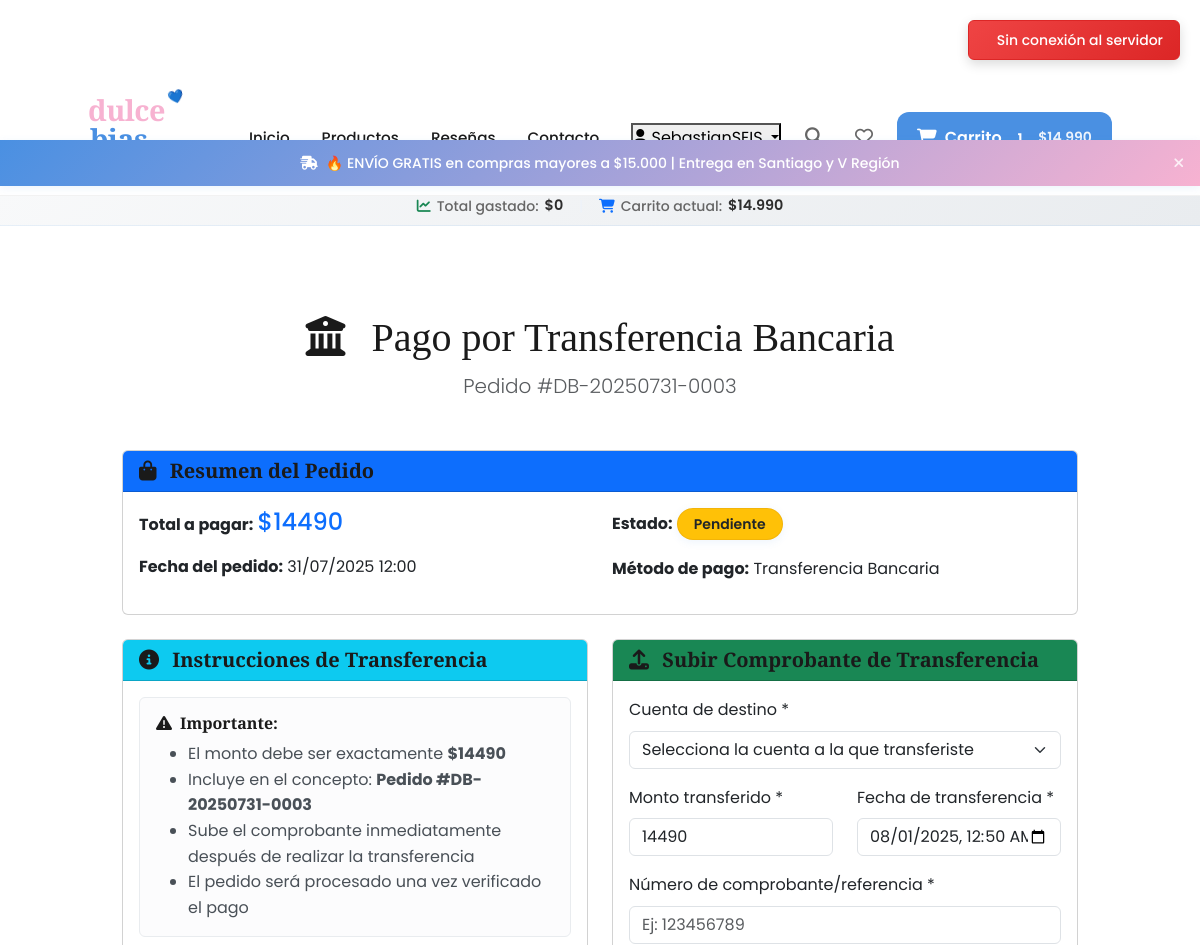
The app's page /orders/DB-20250731-0003/transfer/ (signed in, upper part), older data.
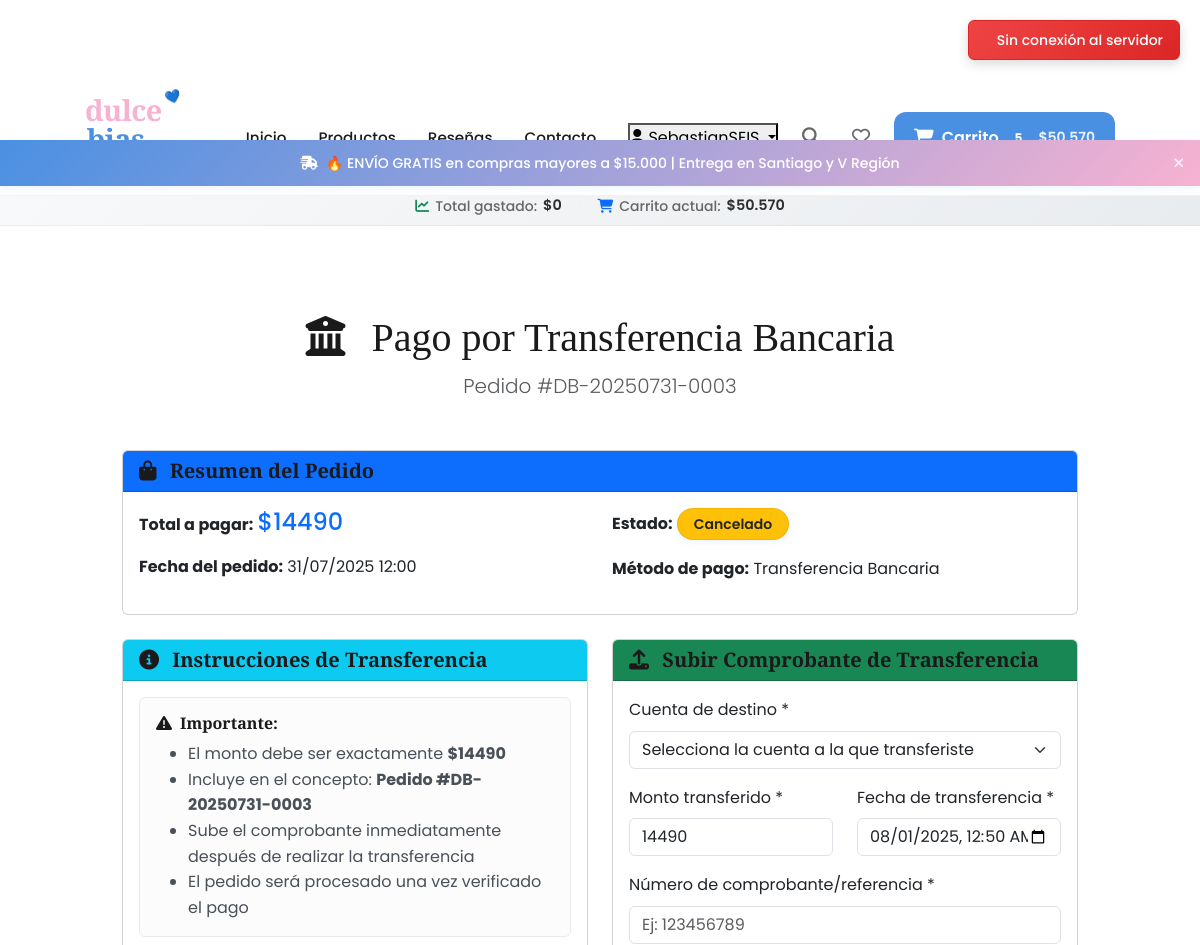
The same page, newer data.
### orders/models.py (models this page shows, shortened)
class Order(models.Model):
    STATUS_CHOICES = [
        ('pending', 'Pendiente'),
        ('confirmed', 'Confirmado'),
        ('processing', 'En Preparación'),
        ('shipped', 'Enviado'),
        ('delivered', 'Entregado'),
        ('cancelled', 'Cancelado'),
    ]
    PAYMENT_STATUS_CHOICES = [
        ('pending', 'Pendiente'),
        ('paid', 'Pagado'),
        ('failed', 'Fallido'),
        ('refunded', 'Reembolsado'),
    ]
    REGION_CHOICES = [
        ('rm', 'Región Metropolitana'),
        ('v', 'V Región - Valparaíso'),
        ('viii', 'VIII Región - Biobío'),
        ('iv', 'IV Región - Coquimbo'),
        ('other', 'Otra Región'),
    ]
    PAYMENT_METHOD_CHOICES = [
        ('webpay', 'Webpay Plus'),
        ('transfer', 'Transferencia Bancaria'),
        ('cash', 'Pago contra entrega'),
    ]
    order_number = models.CharField(max_length=20, unique=True, editable=False)
    user = models.ForeignKey(User, on_delete=models.CASCADE, related_name='orders')
    status = models.CharField(max_length=20, choices=STATUS_CHOICES, default='pending')
    payment_status = models.CharField(max_length=20, choices=PAYMENT_STATUS_CHOICES, default='pending')
    first_name = models.CharField(max_length=50)
    last_name = models.CharField(max_length=50)
    email = models.EmailField()
    phone = models.CharField(max_length=20)
    address = models.CharField(max_length=250)
    city = models.CharField(max_length=100)
    region = models.CharField(max_length=10, choices=REGION_CHOICES)
    postal_code = models.CharField(max_length=10, blank=True)
    payment_method = models.CharField(max_length=20, choices=PAYMENT_METHOD_CHOICES, default='webpay')
    subtotal = models.DecimalField(max_digits=10, decimal_places=0)
    shipping_cost = models.DecimalField(max_digits=10, decimal_places=0, default=0)
    total = models.DecimalField(max_digits=10, decimal_places=0)
    created_at = models.DateTimeField(auto_now_add=True)
    updated_at = models.DateTimeField(auto_now=True)
    shipped_at = models.DateTimeField(null=True, blank=True)
    delivered_at = models.DateTimeField(null=True, blank=True)
    notes = models.TextField(blank=True, help_text="Notas especiales para el pedido")
    tracking_number = models.CharField(max_length=100, blank=True)
    class Meta:
        ordering = ['-created_at']
        indexes = [
            models.Index(fields=['order_number']),
            models.Index(fields=['user', '-created_at']),
            models.Index(fields=['status']),
        ]

### orders/transfer_views.py (the view)
# urls.py: path('<str:order_number>/transfer/', transfer_views.transfer_payment_view, name='transfer_payment'),
@login_required
def transfer_payment_view(request, order_number):
    order = get_object_or_404(Order, order_number=order_number, user=request.user)
    if order.payment_method != 'transfer':
        messages.error(request, 'Este pedido no está configurado para pago por transferencia.')
        return redirect('orders:order_detail', order_number=order_number)
    if order.payment_status == 'paid':
        messages.info(request, 'Este pedido ya ha sido pagado.')
        return redirect('orders:order_detail', order_number=order_number)
    bank_accounts = BankAccount.objects.filter(is_active=True)
    if not bank_accounts.exists():
        messages.error(request, 'No hay cuentas bancarias disponibles. Contacta con atención al cliente.')
        return redirect('orders:order_detail', order_number=order_number)
    transfer_payment = None
    try:
        transfer_payment = TransferPayment.objects.get(order=order)
    except TransferPayment.DoesNotExist:
        pass
    if request.method == 'POST':
        return handle_transfer_payment_submission(request, order, bank_accounts)
    context = {
        'order': order,
        'bank_accounts': bank_accounts,
        'transfer_payment': transfer_payment,
    }
    return render(request, 'orders/transfer_payment.html', context)

### accounts/models.py (called while the page is built)
    @property
    def full_name(self):
        return f"{self.user.first_name} {self.user.last_name}".strip()

    @property
    def display_name(self):
        if self.full_name:
            return self.full_name
        return self.user.username

### cart/models.py (called while the page is built)
    @property
    def total_items(self):
        return sum(item.quantity for item in self.items.all())

    @property
    def total_price(self):
        return sum(item.get_total_price() for item in self.items.all())

    @property
    def formatted_total_price(self):
        total = self.total_price
        return f"${int(total):,}".replace(',', '.')

    def get_total_price(self):
        return self.product.current_price * self.quantity

### shop/models.py (called while the page is built)
    @property
    def current_price(self):
        if self.is_on_sale:
            if self.discount_price:
                return self.discount_price
            elif self.discount_percentage > 0:
                discount_amount = self.price * (Decimal(str(self.discount_percentage)) / Decimal('100'))
                return self.price - discount_amount
        return self.price

### templates/orders/transfer_payment.html (shortened to what the changed rows need)
{% extends 'base.html' %}
{% block content %}
<div class="container py-5">
    <div class="row justify-content-center">
        <div class="col-lg-10">
            <div class="text-center mb-5">
                <h1 class="display-6">
                    <i class="fas fa-university me-3"></i>
                    Pago por Transferencia Bancaria
                </h1>
                <p class="lead text-muted">Pedido #{{ order.order_number }}</p>
            </div>
            <div class="card mb-4">
                <div class="card-body">
                    <div class="row">
                        <div class="col-md-6">
                            <p><strong>Total a pagar:</strong> <span class="h4 text-primary">${{ order.total|floatformat:0 }}</span></p>
                            <p><strong>Fecha del pedido:</strong> {{ order.created_at|date:"d/m/Y H:i" }}</p>
                        </div>
                        <div class="col-md-6">
                            <p><strong>Estado:</strong>
                                <span class="badge bg-warning">{{ order.get_status_display }}</span>
                            </p>
                        </div>
                    </div>
                </div>
            </div>
            <div class="row">
                <div class="col-lg-6">
                    <div class="card h-100">
                        <div class="card-body">
                            <div class="alert alert-light">
                                <ul class="mb-0">
                                    <li>El monto debe ser exactamente <strong>${{ order.total|floatformat:0 }}</strong></li>
                                    <li>Incluye en el concepto: <strong>Pedido #{{ order.order_number }}</strong></li>
                                </ul>
                            </div>
                        </div>
                    </div>
                </div>
                <div class="col-lg-6">
                    <div class="card h-100">
                        <div class="card-body">
                            {% if not transfer_payment or transfer_payment.status == 'rejected' %}
                                <form method="post" enctype="multipart/form-data">
                                    <div class="mb-3">
                                        <label for="bank_account" class="form-label">Cuenta de destino *</label>
                                        <select class="form-select" id="bank_account" name="bank_account" required>
                                            <option value="">Selecciona la cuenta a la que transferiste</option>
                                        </select>
                                    </div>
                                    <div class="row">
                                        <div class="col-md-6">
                                            <div class="mb-3">
                                                <label for="transfer_amount" class="form-label">Monto transferido *</label>
                                                <input type="number" class="form-control" id="transfer_amount"
                                                       name="transfer_amount" value="{{ order.total|floatformat:0 }}" required>
                                            </div>
                                        </div>
                                        <div class="col-md-6">
                                            <div class="mb-3">
                                                <label for="transfer_date" class="form-label">Fecha de transferencia *</label>
                                                <input type="datetime-local" class="form-control" id="transfer_date"
                                                       name="transfer_date" required>
                                            </div>
                                        </div>
                                    </div>
                                    <div class="mb-3">
                                        <label for="reference_number" class="form-label">Número de comprobante/referencia *</label>
                                        <input type="text" class="form-control" id="reference_number"
                                               name="reference_number" placeholder="Ej: 123456789" required>
                                    </div>
                                </form>
                            {% endif %}
                        </div>
                    </div>
                </div>
            </div>
        </div>
    </div>
</div>
{% endblock %}

### templates/base.html (shortened to what the changed rows need)
{% load static %}
<!DOCTYPE html>
<html lang="es">
<head>
    <link href="https://cdn.jsdelivr.net/npm/bootstrap@5.3.0/dist/css/bootstrap.min.css" rel="stylesheet">
    <link rel="stylesheet" href="https://cdnjs.cloudflare.com/ajax/libs/font-awesome/6.4.0/css/all.min.css">
    <link rel="stylesheet" href="{% static 'css/styles.css' %}">
</head>
<body>
    {% if user.is_authenticated %}
    <div class="financial-info-bar">
        <div class="container-fluid">
            <div class="row justify-content-center">
                <div class="col-auto">
                    <div class="financial-stats">
                        <div class="stat-item">
                            <i class="fas fa-chart-line text-success"></i>
                            <span class="stat-label">Total gastado:</span>
                            <span class="stat-value">{{ user_total_spent }}</span>
                        </div>
                        <div class="stat-divider">|</div>
                        <div class="stat-item">
                            <i class="fas fa-shopping-cart text-primary"></i>
                            <span class="stat-label">Carrito actual:</span>
                            <span class="stat-value">{{ cart_total }}</span>
                        </div>
                    </div>
                </div>
            </div>
        </div>
    </div>
    {% endif %}
    <header>
        <nav class="navbar">
            <div class="nav-container">
                <div class="nav-right">
                    <div class="nav-actions">
                        <a href="{% url 'cart:cart_detail' %}" class="cart-btn">
                            <i class="fas fa-shopping-cart"></i>
                            <span class="cart-text d-none d-md-inline">Carrito</span>
                            <span class="cart-count">{{ cart_items_count|default:0 }}</span>
                            <span class="cart-total-preview d-none d-lg-inline">{{ cart_total|default:"$0" }}</span>
                        </a>
                    </div>
                </div>
            </div>
        </nav>
    </header>
    <main>
        {% block content %}
        {% endblock %}
    </main>
</body>
</html>

Row changes from the older to the newer data that the page shows:
changed Order "DB-20250731-0003": status "Pendiente" → "Cancelado"
Text that changed along with them:
{{ cart_total }}: "$14.990" → "$50.570"
{{ cart_items_count|default:0 }}: "1" → "5"
{{ cart_total|default:"$0" }}: "$14.990" → "$50.570"
